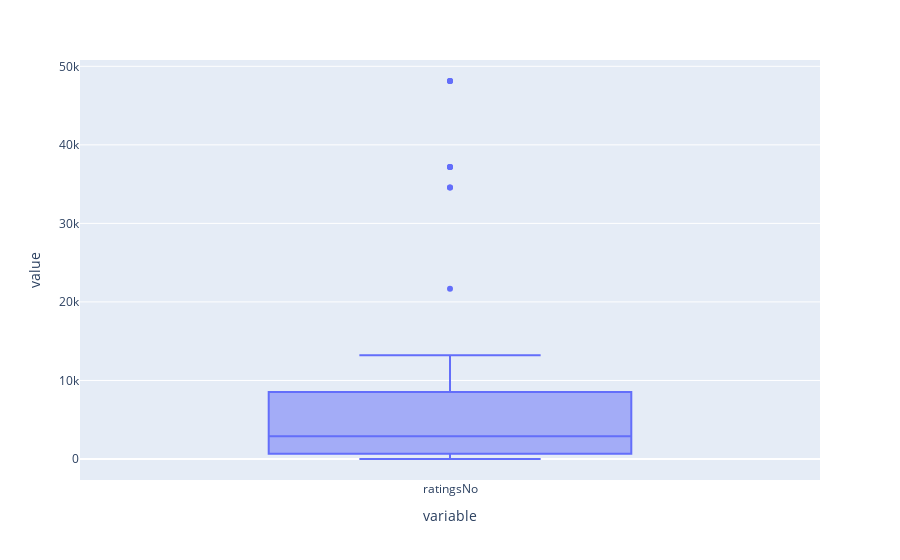

Write notebook code for a chart like this one.
### Markdown cell above
**Observation** : 2 outliers present

### Code cell
plot = px.box(df['ratingsNo'])
plot.show()

### Figure 1 — Plotly figure (JSON) as saved in the notebook; plotly's stock layout.template omitted (floating-point values rounded to 4 significant figures)
{"data": [{"alignmentgroup": "True", "hovertemplate": "variable=%{x}<br>value=%{y}<extra></extra>", "legendgroup": "", "marker": {"color": "#636efa"}, "name": "", "notched": false, "offsetgroup": "", "orientation": "v", "showlegend": false, "type": "box", "x": ["ratingsNo", "ratingsNo", "ratingsNo", "ratingsNo", "ratingsNo", "ratingsNo", "ratingsNo", "ratingsNo", "ratingsNo", "ratingsNo", "ratingsNo", "ratingsNo", "ratingsNo", "ratingsNo", "ratingsNo", "ratingsNo", "ratingsNo", "ratingsNo", "ratingsNo", "ratingsNo", "ratingsNo", "ratingsNo", "ratingsNo", "ratingsNo", "ratingsNo", "ratingsNo", "ratingsNo", "ratingsNo", "ratingsNo", "ratingsNo", "ratingsNo", "ratingsNo", "ratingsNo", "ratingsNo", "ratingsNo", "ratingsNo", "ratingsNo", "ratingsNo", "ratingsNo", "ratingsNo", "ratingsNo", "ratingsNo", "ratingsNo", "ratingsNo", "ratingsNo", "ratingsNo", "ratingsNo", "ratingsNo", "ratingsNo", "ratingsNo", "ratingsNo", "ratingsNo", "ratingsNo", "ratingsNo", "ratingsNo", "ratingsNo", "ratingsNo", "ratingsNo", "ratingsNo", "ratingsNo", "ratingsNo", "ratingsNo", "ratingsNo", "ratingsNo", "ratingsNo", "ratingsNo", "ratingsNo", "ratingsNo", "ratingsNo", "ratingsNo", "ratingsNo", "ratingsNo", "ratingsNo", "ratingsNo", "ratingsNo"], "x0": " ", "xaxis": "x", "y": [597, 8532, 69, 37174, 8521, 8364, 12602, 9042, 48129, 736, 8033, 48129, 2082, 8521, 8033, 8364, 8532, 8532, 1365, 2082, 597, 34585, 8033, 8033, 34585, 8521, 8364, 1719, 1396, 37174, 2431, 7092, 8364, 970, 2867, 8521, 13203, 10, 1396, 48129, 2909, 870, 37174, 4016, 24, 2687, 33, 4, 13203, 2909, 216, 61, 8119.0, 4606, 1396, 16, 8119.0, 1, 3, 8119.0, 339, 13, 2867, 2867, 5, 4606, 2909, 346, 654, 21662, 1989, 1719, 859, 143, 20], "y0": " ", "yaxis": "y"}], "layout": {"boxmode": "group", "legend": {"tracegroupgap": 0}, "margin": {"t": 60}, "xaxis": {"anchor": "y", "domain": [0, 1], "title": {"text": "variable"}}, "yaxis": {"anchor": "x", "domain": [0, 1], "title": {"text": "value"}}}}
